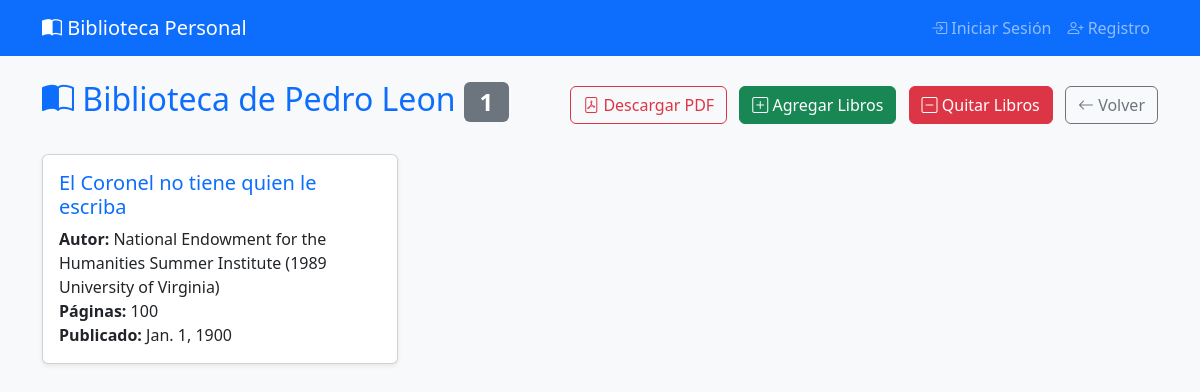
The app's page /users/9/library/ (signed in) with its own data.
### migrationsdb/models.py (models this page shows, shortened)
class User(models.Model):
    id = models.BigAutoField(primary_key=True)
    auth_user = models.OneToOneField(AuthUser, on_delete=models.CASCADE, null=True, blank=True, verbose_name='Usuario del Sistema')
    first_name = models.CharField(max_length=100)
    last_name = models.CharField(max_length=100)
    age = models.IntegerField()
    email = models.EmailField(unique=True)
    created_at = models.DateTimeField(auto_now_add=True)
    class Meta:
        permissions = [
            ("view_all_libraries", "Puede ver todas las bibliotecas"),
            ("manage_library", "Puede gestionar bibliotecas de usuarios"),
            ("generate_reports", "Puede generar reportes PDF"),
            ("import_books", "Puede importar libros externos"),
        ]

class Book(models.Model):
    id = models.BigAutoField(primary_key=True)
    title = models.CharField(max_length=200, verbose_name='Título')
    author = models.ForeignKey(Author, on_delete=models.CASCADE, related_name='books', verbose_name='Autor')
    owner = models.ForeignKey(User, on_delete=models.CASCADE, related_name='books',verbose_name='Propietario', null=True, blank=True)
    published_date = models.DateField(verbose_name='Fecha de publicación')
    isbn = models.CharField(max_length=13, unique=True, verbose_name='ISBN', null=True, blank=True)
    pages = models.IntegerField(verbose_name='Número de páginas')
    genres = models.ManyToManyField('Genre', blank=False, verbose_name='Géneros')
    created_at = models.DateTimeField(auto_now_add=True)

class Author(models.Model):
    id = models.BigAutoField(primary_key=True)
    first_name = models.CharField(max_length=100, verbose_name='Primer Nombre')
    last_name = models.CharField(max_length=100, verbose_name='Apellido')
    birth_date = models.DateField(verbose_name='Fecha de nacimiento')
    nationality = models.CharField(max_length=100, verbose_name='Nacionalidad')
    created_at = models.DateTimeField(auto_now_add=True)

### migrationsdb/views.py (the view)
# urls.py: path('users/<int:user_id>/library/', views.user_library, name='user_library'),
@library_access_required
def user_library(request, user_id):
    user = get_object_or_404(User, id=user_id)
    books = Book.objects.filter(owner=user).select_related('author').prefetch_related('genres').order_by('title')
    return render(request, 'migrationsdb/user_library.html', {'user': user, 'books': books})

### templates/migrationsdb/user_library.html (shortened to what this page needs)
{% extends 'migrationsdb/base.html' %}
{% block content %}
<div class="d-flex justify-content-between align-items-center mb-4">
    <h2 class="text-primary">
        <i class="bi bi-book-half"></i> Biblioteca de {{ user.first_name }} {{ user.last_name }}
        <span class="badge bg-secondary">{{ user.books.count }}</span>
    </h2>
    <div>
        <a href="{% url 'user_library_pdf' user.id %}" class="btn btn-outline-danger me-2">
            <i class="bi bi-file-pdf"></i> Descargar PDF
        </a>
        <a href="{% url 'add_books_to_library' user.id %}" class="btn btn-success me-2">
            <i class="bi bi-plus-square"></i> Agregar Libros
        </a>
        {% if user.books.all %}
        <a href="{% url 'remove_books_from_library' user.id %}" class="btn btn-danger me-2">
            <i class="bi bi-dash-square"></i> Quitar Libros
        </a>
        {% endif %}
        <a href="{% url 'home' %}" class="btn btn-outline-secondary">
            <i class="bi bi-arrow-left"></i> Volver
        </a>
    </div>
</div>
{% if user.books.all %}
    <div class="row">
        {% for book in user.books.all %}
            <div class="col-md-6 col-lg-4 mb-4">
                <div class="card h-100 shadow-sm">
                    <div class="card-body">
                        <h5 class="card-title text-primary">{{ book.title }}</h5>
                        <p class="card-text">
                            <strong>Autor:</strong> {{ book.author.first_name }} {{ book.author.last_name }}<br>
                            <strong>Páginas:</strong> {{ book.pages }}<br>
                            <strong>Publicado:</strong> {{ book.published_date }}
                        </p>
                    </div>
                </div>
            </div>
        {% endfor %}
    </div>
{% endif %}
{% endblock %}

### records on screen
User: first_name "Pedro", last_name "Leon", books.count "1"
Book: title "El Coronel no tiene quien le escriba", author.first_name "National Endowment for the Humanities Summer Institute (1989 University of", author.last_name "Virginia)", pages "100", published_date "Jan. 1, 1900"
